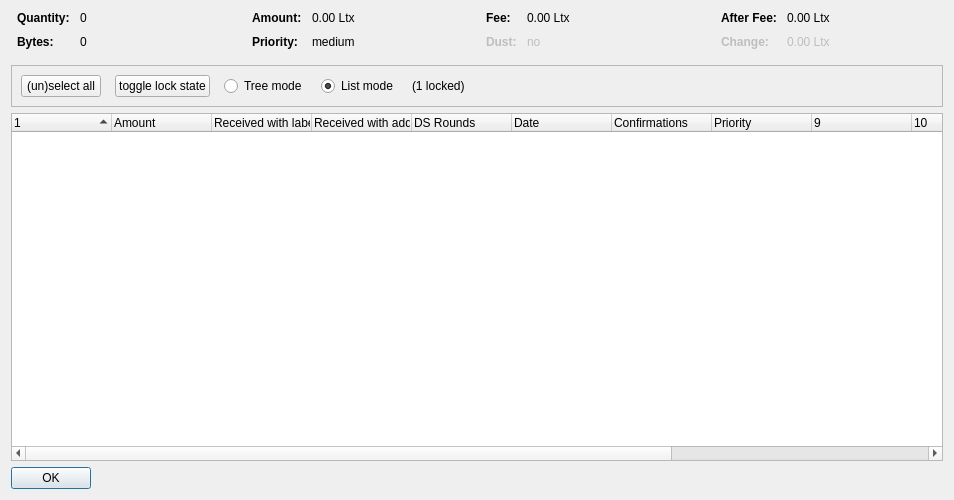
<?xml version="1.0" encoding="UTF-8"?>
<ui version="4.0">
 <class>CoinControlDialog</class>
 <widget class="QDialog" name="CoinControlDialog">
  <property name="geometry">
   <rect>
    <x>0</x>
    <y>0</y>
    <width>954</width>
    <height>500</height>
   </rect>
  </property>
  <property name="windowTitle">
   <string>Coin Selection</string>
  </property>
  <layout class="QVBoxLayout" name="verticalLayout">
   <item>
    <layout class="QHBoxLayout" name="horizontalLayoutTop" stretch="0,0,0,0">
     <property name="topMargin">
      <number>0</number>
     </property>
     <property name="bottomMargin">
      <number>10</number>
     </property>
     <item>
      <layout class="QFormLayout" name="formLayoutCoinControl1">
       <property name="horizontalSpacing">
        <number>10</number>
       </property>
       <property name="verticalSpacing">
        <number>10</number>
       </property>
       <property name="leftMargin">
        <number>6</number>
       </property>
       <property name="rightMargin">
        <number>6</number>
       </property>
       <item row="0" column="0">
        <widget class="QLabel" name="labelCoinControlQuantityText">
         <property name="font">
          <font>
           <weight>75</weight>
           <bold>true</bold>
          </font>
         </property>
         <property name="text">
          <string>Quantity:</string>
         </property>
        </widget>
       </item>
       <item row="0" column="1">
        <widget class="QLabel" name="labelCoinControlQuantity">
         <property name="cursor">
          <cursorShape>IBeamCursor</cursorShape>
         </property>
         <property name="contextMenuPolicy">
          <enum>Qt::ActionsContextMenu</enum>
         </property>
         <property name="text">
          <string notr="true">0</string>
         </property>
         <property name="textInteractionFlags">
          <set>Qt::LinksAccessibleByMouse|Qt::TextSelectableByKeyboard|Qt::TextSelectableByMouse</set>
         </property>
        </widget>
       </item>
       <item row="1" column="0">
        <widget class="QLabel" name="labelCoinControlBytesText">
         <property name="font">
          <font>
           <weight>75</weight>
           <bold>true</bold>
          </font>
         </property>
         <property name="text">
          <string>Bytes:</string>
         </property>
        </widget>
       </item>
       <item row="1" column="1">
        <widget class="QLabel" name="labelCoinControlBytes">
         <property name="cursor">
          <cursorShape>IBeamCursor</cursorShape>
         </property>
         <property name="contextMenuPolicy">
          <enum>Qt::ActionsContextMenu</enum>
         </property>
         <property name="text">
          <string notr="true">0</string>
         </property>
         <property name="textInteractionFlags">
          <set>Qt::LinksAccessibleByMouse|Qt::TextSelectableByKeyboard|Qt::TextSelectableByMouse</set>
         </property>
        </widget>
       </item>
      </layout>
     </item>
     <item>
      <layout class="QFormLayout" name="formLayoutCoinControl2">
       <property name="horizontalSpacing">
        <number>10</number>
       </property>
       <property name="verticalSpacing">
        <number>10</number>
       </property>
       <property name="leftMargin">
        <number>6</number>
       </property>
       <property name="rightMargin">
        <number>6</number>
       </property>
       <item row="0" column="0">
        <widget class="QLabel" name="labelCoinControlAmountText">
         <property name="font">
          <font>
           <weight>75</weight>
           <bold>true</bold>
          </font>
         </property>
         <property name="text">
          <string>Amount:</string>
         </property>
        </widget>
       </item>
       <item row="0" column="1">
        <widget class="QLabel" name="labelCoinControlAmount">
         <property name="cursor">
          <cursorShape>IBeamCursor</cursorShape>
         </property>
         <property name="contextMenuPolicy">
          <enum>Qt::ActionsContextMenu</enum>
         </property>
         <property name="text">
          <string notr="true">0.00 Ltx</string>
         </property>
         <property name="textInteractionFlags">
          <set>Qt::LinksAccessibleByMouse|Qt::TextSelectableByKeyboard|Qt::TextSelectableByMouse</set>
         </property>
        </widget>
       </item>
       <item row="1" column="0">
        <widget class="QLabel" name="labelCoinControlPriorityText">
         <property name="font">
          <font>
           <weight>75</weight>
           <bold>true</bold>
          </font>
         </property>
         <property name="text">
          <string>Priority:</string>
         </property>
        </widget>
       </item>
       <item row="1" column="1">
        <widget class="QLabel" name="labelCoinControlPriority">
         <property name="cursor">
          <cursorShape>IBeamCursor</cursorShape>
         </property>
         <property name="contextMenuPolicy">
          <enum>Qt::ActionsContextMenu</enum>
         </property>
         <property name="text">
          <string>medium</string>
         </property>
         <property name="textInteractionFlags">
          <set>Qt::LinksAccessibleByMouse|Qt::TextSelectableByKeyboard|Qt::TextSelectableByMouse</set>
         </property>
        </widget>
       </item>
      </layout>
     </item>
     <item>
      <layout class="QFormLayout" name="formLayoutCoinControl3">
       <property name="horizontalSpacing">
        <number>10</number>
       </property>
       <property name="verticalSpacing">
        <number>10</number>
       </property>
       <property name="leftMargin">
        <number>6</number>
       </property>
       <property name="rightMargin">
        <number>6</number>
       </property>
       <item row="0" column="0">
        <widget class="QLabel" name="labelCoinControlFeeText">
         <property name="font">
          <font>
           <weight>75</weight>
           <bold>true</bold>
          </font>
         </property>
         <property name="text">
          <string>Fee:</string>
         </property>
        </widget>
       </item>
       <item row="0" column="1">
        <widget class="QLabel" name="labelCoinControlFee">
         <property name="cursor">
          <cursorShape>IBeamCursor</cursorShape>
         </property>
         <property name="contextMenuPolicy">
          <enum>Qt::ActionsContextMenu</enum>
         </property>
         <property name="text">
          <string notr="true">0.00 Ltx</string>
         </property>
         <property name="textInteractionFlags">
          <set>Qt::LinksAccessibleByMouse|Qt::TextSelectableByKeyboard|Qt::TextSelectableByMouse</set>
         </property>
        </widget>
       </item>
       <item row="1" column="0">
        <widget class="QLabel" name="labelCoinControlLowOutputText">
         <property name="enabled">
          <bool>false</bool>
         </property>
         <property name="font">
          <font>
           <weight>75</weight>
           <bold>true</bold>
          </font>
         </property>
         <property name="text">
          <string>Dust:</string>
         </property>
        </widget>
       </item>
       <item row="1" column="1">
        <widget class="QLabel" name="labelCoinControlLowOutput">
         <property name="enabled">
          <bool>false</bool>
         </property>
         <property name="cursor">
          <cursorShape>IBeamCursor</cursorShape>
         </property>
         <property name="contextMenuPolicy">
          <enum>Qt::ActionsContextMenu</enum>
         </property>
         <property name="text">
          <string>no</string>
         </property>
         <property name="textInteractionFlags">
          <set>Qt::LinksAccessibleByMouse|Qt::TextSelectableByKeyboard|Qt::TextSelectableByMouse</set>
         </property>
        </widget>
       </item>
      </layout>
     </item>
     <item>
      <layout class="QFormLayout" name="formLayoutCoinControl4">
       <property name="horizontalSpacing">
        <number>10</number>
       </property>
       <property name="verticalSpacing">
        <number>10</number>
       </property>
       <property name="leftMargin">
        <number>6</number>
       </property>
       <property name="rightMargin">
        <number>6</number>
       </property>
       <item row="0" column="0">
        <widget class="QLabel" name="labelCoinControlAfterFeeText">
         <property name="font">
          <font>
           <weight>75</weight>
           <bold>true</bold>
          </font>
         </property>
         <property name="text">
          <string>After Fee:</string>
         </property>
        </widget>
       </item>
       <item row="0" column="1">
        <widget class="QLabel" name="labelCoinControlAfterFee">
         <property name="cursor">
          <cursorShape>IBeamCursor</cursorShape>
         </property>
         <property name="contextMenuPolicy">
          <enum>Qt::ActionsContextMenu</enum>
         </property>
         <property name="text">
          <string notr="true">0.00 Ltx</string>
         </property>
         <property name="textInteractionFlags">
          <set>Qt::LinksAccessibleByMouse|Qt::TextSelectableByKeyboard|Qt::TextSelectableByMouse</set>
         </property>
        </widget>
       </item>
       <item row="1" column="0">
        <widget class="QLabel" name="labelCoinControlChangeText">
         <property name="enabled">
          <bool>false</bool>
         </property>
         <property name="font">
          <font>
           <weight>75</weight>
           <bold>true</bold>
          </font>
         </property>
         <property name="text">
          <string>Change:</string>
         </property>
        </widget>
       </item>
       <item row="1" column="1">
        <widget class="QLabel" name="labelCoinControlChange">
         <property name="enabled">
          <bool>false</bool>
         </property>
         <property name="cursor">
          <cursorShape>IBeamCursor</cursorShape>
         </property>
         <property name="contextMenuPolicy">
          <enum>Qt::ActionsContextMenu</enum>
         </property>
         <property name="text">
          <string notr="true">0.00 Ltx</string>
         </property>
         <property name="textInteractionFlags">
          <set>Qt::LinksAccessibleByMouse|Qt::TextSelectableByKeyboard|Qt::TextSelectableByMouse</set>
         </property>
        </widget>
       </item>
      </layout>
     </item>
    </layout>
   </item>
   <item>
    <widget class="QFrame" name="frame">
     <property name="minimumSize">
      <size>
       <width>0</width>
       <height>40</height>
      </size>
     </property>
     <property name="frameShape">
      <enum>QFrame::StyledPanel</enum>
     </property>
     <property name="frameShadow">
      <enum>QFrame::Sunken</enum>
     </property>
     <layout class="QHBoxLayout" name="horizontalLayout">
      <item>
       <layout class="QHBoxLayout" name="horizontalLayoutPanel" stretch="0,0,0,0,0,0">
        <property name="spacing">
         <number>14</number>
        </property>
        <item>
         <widget class="QPushButton" name="pushButtonSelectAll">
          <property name="sizePolicy">
           <sizepolicy hsizetype="Maximum" vsizetype="Fixed">
            <horstretch>0</horstretch>
            <verstretch>0</verstretch>
           </sizepolicy>
          </property>
          <property name="text">
           <string>(un)select all</string>
          </property>
          <property name="autoDefault">
           <bool>false</bool>
          </property>
         </widget>
        </item>
        <item>
         <widget class="QPushButton" name="pushButtonToggleLock">
          <property name="sizePolicy">
           <sizepolicy hsizetype="Maximum" vsizetype="Fixed">
            <horstretch>0</horstretch>
            <verstretch>0</verstretch>
           </sizepolicy>
          </property>
          <property name="text">
           <string>toggle lock state</string>
          </property>
          <property name="autoDefault">
           <bool>false</bool>
          </property>
         </widget>
        </item>
        <item>
         <widget class="QRadioButton" name="radioTreeMode">
          <property name="sizePolicy">
           <sizepolicy hsizetype="Maximum" vsizetype="Fixed">
            <horstretch>0</horstretch>
            <verstretch>0</verstretch>
           </sizepolicy>
          </property>
          <property name="text">
           <string>Tree mode</string>
          </property>
         </widget>
        </item>
        <item>
         <widget class="QRadioButton" name="radioListMode">
          <property name="sizePolicy">
           <sizepolicy hsizetype="Maximum" vsizetype="Fixed">
            <horstretch>0</horstretch>
            <verstretch>0</verstretch>
           </sizepolicy>
          </property>
          <property name="text">
           <string>List mode</string>
          </property>
          <property name="checked">
           <bool>true</bool>
          </property>
         </widget>
        </item>
        <item>
         <widget class="QLabel" name="labelLocked">
          <property name="text">
           <string>(1 locked)</string>
          </property>
         </widget>
        </item>
        <item>
         <spacer name="horizontalSpacer">
          <property name="orientation">
           <enum>Qt::Horizontal</enum>
          </property>
          <property name="sizeHint" stdset="0">
           <size>
            <width>40</width>
            <height>20</height>
           </size>
          </property>
         </spacer>
        </item>
       </layout>
      </item>
     </layout>
    </widget>
   </item>
   <item>
    <widget class="CoinControlTreeWidget" name="treeWidget">
     <property name="contextMenuPolicy">
      <enum>Qt::CustomContextMenu</enum>
     </property>
     <property name="sortingEnabled">
      <bool>false</bool>
     </property>
     <property name="columnCount">
      <number>13</number>
     </property>
     <attribute name="headerShowSortIndicator" stdset="0">
      <bool>true</bool>
     </attribute>
     <attribute name="headerStretchLastSection">
      <bool>false</bool>
     </attribute>
     <column>
      <property name="text">
       <string/>
      </property>
     </column>
     <column>
      <property name="text">
       <string>Amount</string>
      </property>
     </column>
     <column>
      <property name="text">
       <string>Received with label</string>
      </property>
     </column>
     <column>
      <property name="text">
       <string>Received with address</string>
      </property>
     </column>
     <column>
      <property name="text">
       <string>DS Rounds</string>
      </property>
     </column>
     <column>
      <property name="text">
       <string>Date</string>
      </property>
     </column>
     <column>
      <property name="text">
       <string>Confirmations</string>
      </property>
      <property name="toolTip">
       <string>Confirmed</string>
      </property>
     </column>
     <column>
      <property name="text">
       <string>Priority</string>
      </property>
     </column>
     <column>
      <property name="text">
       <string/>
      </property>
     </column>
     <column>
      <property name="text">
       <string/>
      </property>
     </column>
     <column>
      <property name="text">
       <string/>
      </property>
     </column>
     <column>
      <property name="text">
       <string/>
      </property>
     </column>
     <column>
      <property name="text">
       <string/>
      </property>
     </column>
    </widget>
   </item>
   <item>
    <widget class="QDialogButtonBox" name="buttonBox">
     <property name="sizePolicy">
      <sizepolicy hsizetype="Maximum" vsizetype="Fixed">
       <horstretch>0</horstretch>
       <verstretch>0</verstretch>
      </sizepolicy>
     </property>
     <property name="orientation">
      <enum>Qt::Horizontal</enum>
     </property>
     <property name="standardButtons">
      <set>QDialogButtonBox::Ok</set>
     </property>
    </widget>
   </item>
  </layout>
 </widget>
 <customwidgets>
  <customwidget>
   <class>CoinControlTreeWidget</class>
   <extends>QTreeWidget</extends>
   <header>coincontroltreewidget.h</header>
  </customwidget>
 </customwidgets>
 <resources/>
 <connections/>
</ui>
